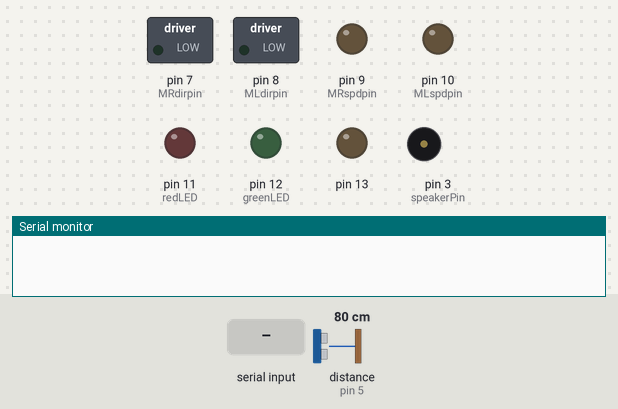
This sketch was run on a simulated Arduino Uno, built with avr-gcc and run on an emulated ATmega328P. On the bench: switched loads named in the sketch (green lamp = pin HIGH), output pins drawn as LEDs (lit = HIGH), buzzer (waves = sounding, pin HIGH), the last lines printed to the serial monitor. Dashed ring = blinking. Inputs (shaded band) come from the test bench; at power-on: distance to the obstacle (sensor on pin 5) 80 cm. The echo pulse lasts 58.3 µs per cm; pins used as bus, display or sensor lines are not drawn.

Above: at 1.2 s.
1.3 s: "r" received over Serial
4.3 s: distance to the obstacle (sensor on pin 5) set to 2 cm
At 4.51 s:
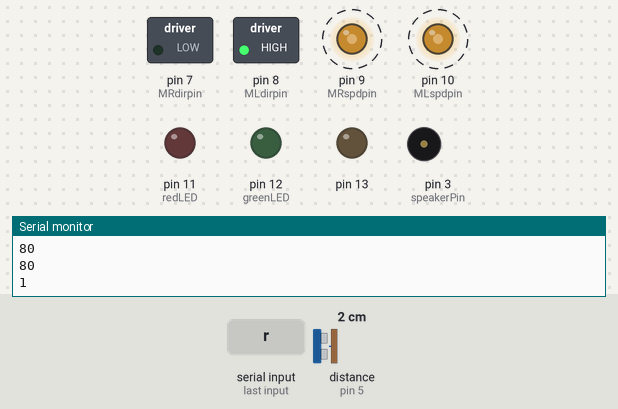
7.3 s: "y" received over Serial
At 7.65 s:
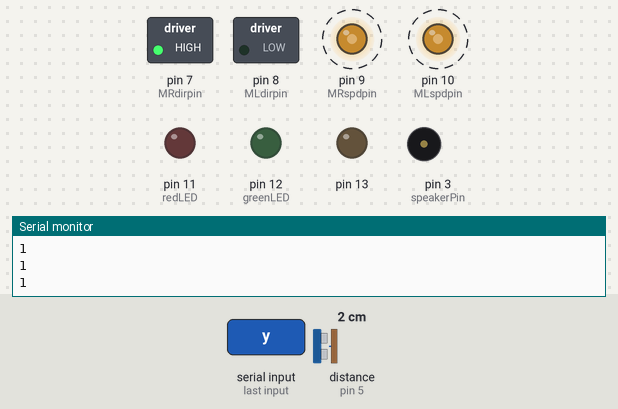
10.3 s: "c" received over Serial
At 11.07 s:
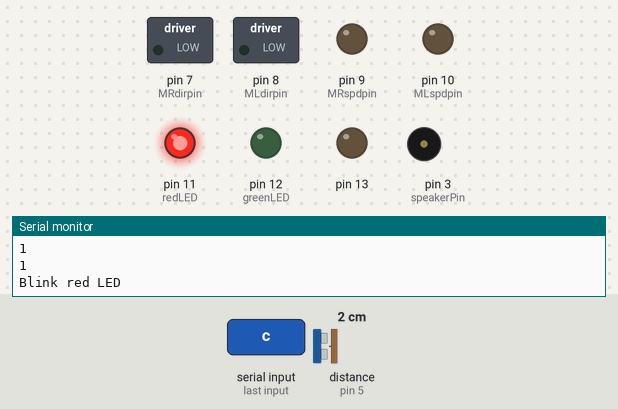
13.3 s: "b" received over Serial
At 13.54 s:
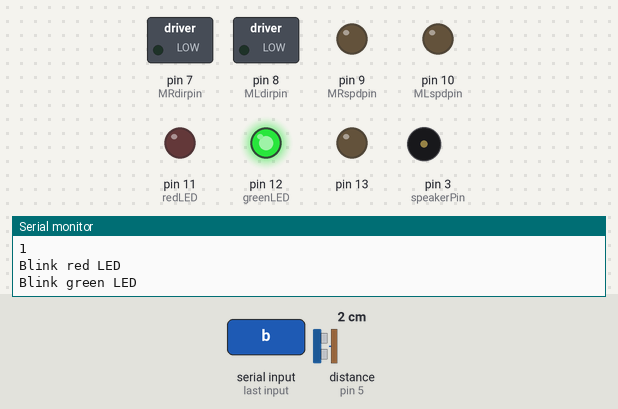
Timing chart, 0 to 16.3 s (numbered marks = the images above; inputs shaded):
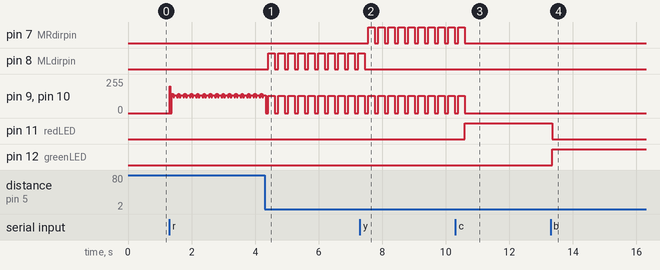

The sketch:

special_presentation.ino
```cpp
/* Code for presentation
   By Kieron 24/06

*/

#include <avr/pgmspace.h>

char blueToothVal;      // value sent over via bluetooth
char lastValue;         // stores last state of device (on/off)
char MLdirpin = 8;   // pin number for left motor direction (LOW/HIGH for forward/reverse)
char MLspdpin = 10;  // pin number for left motor speed (PWM control)
char MRdirpin = 7;   // pin number for right motor direction (LOW/HIGH for forward/reverse)
char MRspdpin = 9;   // pin number for right motor speed (PWM control)
char MLdirval = 0;   // value  for left motor direction (LOW/HIGH for forward/reverse)
char MLspdval = 0;   // value for left motor speed (PWM control)
char MRdirval = 0;   // value for right motor direction (LOW/HIGH for forward/reverse)
char MRspdval = 0;   // value for right motor speed (PWM control)

#define redLED 11
#define greenLED 12

#define trigPin 4 // Trigger Pin
#define echoPin 5 // Echo Pin

char speakerPin = 3;        // small loudspeaker for status and feedback

float speedSet = 0.5;       // speed setting multiplier (need to reduce speed of standard 10G motors for easier control)

// UltraSound Settings
int maximumRange = 30; // Maximum range needed
int minimumRange = 0; // Minimum range needed
long duration, distance; // Duration used to calculate distance

void setup() {
  // put your setup code here, to run once:
  Serial.begin(9600);
  pinMode(MLdirpin, OUTPUT);
  pinMode(MLspdpin, OUTPUT);
  pinMode(MRdirpin, OUTPUT);
  pinMode(MRspdpin, OUTPUT);
  pinMode(13, OUTPUT);
  pinMode(trigPin, OUTPUT);
  pinMode(echoPin, INPUT);
  pinMode(speakerPin, OUTPUT);
  pinMode(redLED, OUTPUT);
  pinMode(greenLED, OUTPUT);
  Beeps();
}

void loop() {
  // put your main code here, to run repeatedly:
  checkBluetooth();     // Receive command and set motor/music variables accordingly (first time)
  // checkUltraSound();
  setMotors();          // Set left and right motor speed and direction according to received data
}


void TrigEchoCycle() {
  digitalWrite(trigPin, LOW);
  delayMicroseconds(2);
  digitalWrite(trigPin, HIGH);
  delayMicroseconds(10);
  digitalWrite(trigPin, LOW);
  duration = pulseIn(echoPin, HIGH);
  distance = duration / 58.2;
}


void turnRight() {
  TrigEchoCycle();

  if (distance <= maximumRange) {
    Serial.println(distance);
    Beeps();
    Beeps();
    digitalWrite(MLdirpin, 0);//First right turn
    digitalWrite(MRdirpin, 1);
    analogWrite(MLspdpin, 128);
    analogWrite(MRspdpin, 128);
    delay(200);
  }
  else {
    Serial.println(distance);
    digitalWrite(MLdirpin, 0);
    digitalWrite(MRdirpin, 0);
    analogWrite(MLspdpin, 200);
    analogWrite(MRspdpin, 200);
  }
  //Delay 20ms before next reading.
  delay(10);
}

void turnLeft() {
  TrigEchoCycle();
  if (distance <= maximumRange) {
    Serial.println(distance);
    Beeps();
    Beeps();
    digitalWrite(MLdirpin, 1);//First right turn
    digitalWrite(MRdirpin, 0);
    analogWrite(MLspdpin, 128);
    analogWrite(MRspdpin, 128);
    delay(200);
  }
  else {
    Serial.println(distance);
    digitalWrite(MLdirpin, 0);
    digitalWrite(MRdirpin, 0);
    analogWrite(MLspdpin, 200);
    analogWrite(MRspdpin, 200);
  }
  //Delay 10ms before next reading.
  delay(10);
}


void setMotors() {
  digitalWrite(MLdirpin, MLdirval);
  digitalWrite(MRdirpin, MRdirval);
  analogWrite(MLspdpin, MLspdval);
  analogWrite(MRspdpin, MRspdval);
}


void checkBluetooth() {
  if (Serial.available())
  { //if there is data being received
    blueToothVal = Serial.read(); //read it
  }
  else
  {
    //    blueToothVal = 103;   // default is "g" press for STOP
  }


  if (blueToothVal == 'r')
  { // autonomous left
    turnLeft();
    //    digitalWrite(redLED, HIGH);
    //    delay(50);
    //    digitalWrite(redLED, LOW);
    if (lastValue != 'r')
      Serial.println(F("Switched to autonomous left movement")); // print setting (flash-memory based string) if newly changed instruction
    if (!(lastValue == blueToothVal)) {   // Only play chord if new bluetooth command received
    }
    lastValue = blueToothVal;
  }

  if (blueToothVal == 't')
  { // slower speed
    MLspdval = 155; MLdirval = 0;
    MRspdval = 155; MRdirval = 0;
    if (lastValue != 't')
      Serial.println(F("Full Forward")); // print setting (flash-memory based string) if newly changed instruction
    if (!(lastValue == blueToothVal)) {   // Only play chord if new bluetooth command received
    }
    lastValue = blueToothVal;
  }

  if (blueToothVal == 'y')
  { // autonomous right
    turnRight();
    //    digitalWrite(greenLED, HIGH);
    //    delay(50);
    //    digitalWrite(greenLED, LOW);
    if (lastValue != 'y')
      Serial.println(F("Switched to autonomous right")); // print setting (flash-memory based string) if newly changed instruction
    if (!(lastValue == blueToothVal)) {   // Only play chord if new bluetooth command received
    }
    lastValue = blueToothVal;
  }

  if (blueToothVal == 'f')
  { // slower speed
    MLspdval = 120; MLdirval = 0;
    MRspdval = 120; MRdirval = 0;
    if (lastValue != 'f')
      Serial.println(F("Speed adjusted to 0.3")); // print setting (flash-memory based string) if newly changed instruction
    if (!(lastValue == blueToothVal)) {   // Only play chord if new bluetooth command received
    }
    lastValue = blueToothVal;
  }

  if (blueToothVal == 'g')
  { // stop
    MLspdval = 0; MLdirval = 0;
    MRspdval = 0; MRdirval = 0;
    if (lastValue != 'g')
      Serial.println(F("STOP")); // print setting (flash-memory based string) if newly changed instruction
    if (!(lastValue == blueToothVal)) {   // Only play chord if new bluetooth command received
    }
    lastValue = blueToothVal;
  }

  if (blueToothVal == 'h')
  { // faster speed
    MLspdval = 190; MLdirval = 0;
    MRspdval = 190; MRdirval = 0;
    //    digitalWrite(greenLED, HIGH);
    //    delay(50);
    //    digitalWrite(greenLED, LOW);
    if (lastValue != 'h')
      Serial.println(F("Speed adjusted to 0.7")); // print setting (flash-memory based string) if newly changed instruction
    if (!(lastValue == blueToothVal)) {   // Only play chord if new bluetooth command received
    }
    lastValue = blueToothVal;
  }

  if (blueToothVal == 'c')
  { // Blink red LED
    //    MLspdval = speedSet * 128; MLdirval = 1;
    //    MRspdval = speedSet * 255; MRdirval = 1;
    digitalWrite(redLED, HIGH);
    delay(50);
    digitalWrite(redLED, LOW);
    if (lastValue != 'c')
      Serial.println(F("Blink red LED")); // print setting (flash-memory based string) if newly changed instruction
    if (!(lastValue == blueToothVal)) {   // Only play chord if new bluetooth command received
    }
    lastValue = blueToothVal;
  }

  // if (blueToothVal == 'v')
  //  { // Beep once
  //    Beeps();
  //    MLspdval = speedSet * 200; MLdirval = 1;
  //    MRspdval = speedSet * 200; MRdirval = 1;
  //
  //    checkUltraSound();
  //    if (lastValue != 'v')
  //      Serial.println(F("Beep")); // print setting (flash-memory based string) if newly changed instruction
  //    if (!(lastValue == blueToothVal)) {   // Only play chord if new bluetooth command received
  //    }
  //    lastValue = blueToothVal;
  //  }

  if (blueToothVal == 'b')
  { // Blink green LED
    //    MLspdval = speedSet * 255; MLdirval = 1;
    //    MRspdval = speedSet * 128; MRdirval = 1;
    digitalWrite(greenLED, HIGH);
    delay(100);
    digitalWrite(greenLED, LOW);
    if (lastValue != 'b')
      Serial.println(F("Blink green LED")); // print setting (flash-memory based string) if newly changed instruction
    if (!(lastValue == blueToothVal)) {   // Only play chord if new bluetooth command received
    }
    lastValue = blueToothVal;
  }
}


void Beeps() {
  //for (int i = 0; i <= 50; i++) { // play note C for 50 cycles (about 100 milliseconds)
  { digitalWrite(speakerPin, HIGH);
    delayMicroseconds(955);
    digitalWrite(speakerPin, LOW);
    delayMicroseconds(955);
  }
  delay(50);  // space between beeps is 50 milliseconds
}
```

Measured:
- after the input at 4.3 s, pin 8 (MLdirpin): alternates HIGH for 0.21 s and LOW for 0.10 s, starting after 0.11 s
- after the input at 7.3 s, pin 7 (MRdirpin): alternates HIGH for 0.21 s and LOW for 0.10 s, starting after 0.25 s; pin 8 (MLdirpin): goes on until 7.4 s, then stays LOW
- after the input at 10.3 s, pin 7 (MRdirpin): goes on until 10.6 s, then stays LOW; pin 9 (MRspdpin), pin 10 (MLspdpin): goes on until 10.6 s, then stays 0/255; pin 11 (redLED): LOW → HIGH after 0.29 s
- after the input at 13.3 s, pin 11 (redLED): HIGH → LOW after 0.05 s; pin 12 (greenLED): LOW → HIGH after 0.05 s
- by itself, pin 9 (MRspdpin), pin 10 (MLspdpin): alternates 128/255 for 0.21 s and 0/255 for 0.10 s
